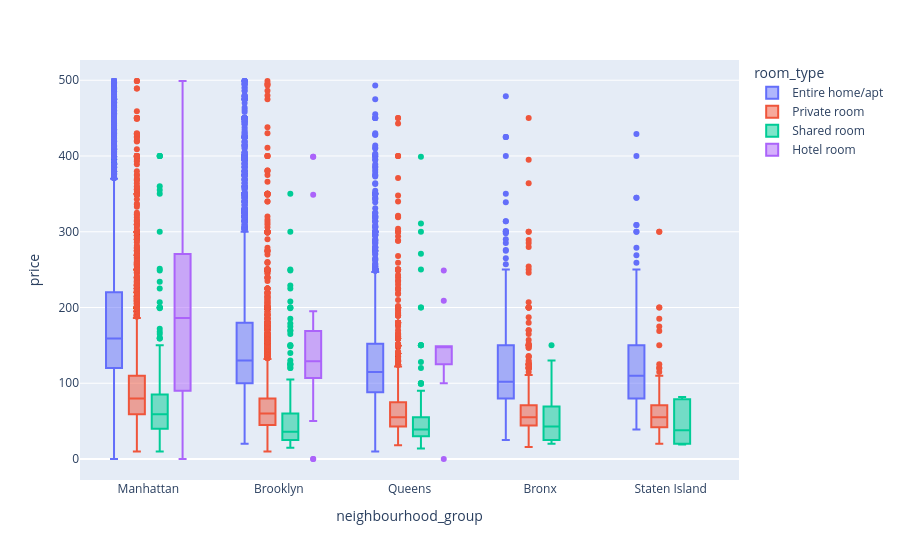

Notebook code cell kept with this figure:
### Code cell
import plotly.express as px
px.box(df[df["price"] < 500], x="neighbourhood_group", y="price", color="room_type")

### Figure 1 — Plotly figure (JSON) as saved in the notebook; plotly's stock layout.template omitted (floating-point values rounded to 4 significant figures; data arrays with more than 128 entries replaced by an {"elided": "..."} marker saying what was removed)
{"data": [{"alignmentgroup": "True", "hovertemplate": "room_type=Entire home/apt<br>neighbourhood_group=%{x}<br>price=%{y}<extra></extra>", "legendgroup": "Entire home/apt", "marker": {"color": "#636efa"}, "name": "Entire home/apt", "notched": false, "offsetgroup": "Entire home/apt", "orientation": "v", "showlegend": true, "type": "box", "x": {"elided": "23083 str values"}, "x0": " ", "xaxis": "x", "y": {"elided": "23083 int values"}, "y0": " ", "yaxis": "y"}, {"alignmentgroup": "True", "hovertemplate": "room_type=Private room<br>neighbourhood_group=%{x}<br>price=%{y}<extra></extra>", "legendgroup": "Private room", "marker": {"color": "#EF553B"}, "name": "Private room", "notched": false, "offsetgroup": "Private room", "orientation": "v", "showlegend": true, "type": "box", "x": {"elided": "20950 str values"}, "x0": " ", "xaxis": "x", "y": {"elided": "20950 int values"}, "y0": " ", "yaxis": "y"}, {"alignmentgroup": "True", "hovertemplate": "room_type=Shared room<br>neighbourhood_group=%{x}<br>price=%{y}<extra></extra>", "legendgroup": "Shared room", "marker": {"color": "#00cc96"}, "name": "Shared room", "notched": false, "offsetgroup": "Shared room", "orientation": "v", "showlegend": true, "type": "box", "x": {"elided": "972 str values"}, "x0": " ", "xaxis": "x", "y": {"elided": "972 int values"}, "y0": " ", "yaxis": "y"}, {"alignmentgroup": "True", "hovertemplate": "room_type=Hotel room<br>neighbourhood_group=%{x}<br>price=%{y}<extra></extra>", "legendgroup": "Hotel room", "marker": {"color": "#ab63fa"}, "name": "Hotel room", "notched": false, "offsetgroup": "Hotel room", "orientation": "v", "showlegend": true, "type": "box", "x": {"elided": "352 str values"}, "x0": " ", "xaxis": "x", "y": {"elided": "352 int values"}, "y0": " ", "yaxis": "y"}], "layout": {"boxmode": "group", "legend": {"title": {"text": "room_type"}, "tracegroupgap": 0}, "margin": {"t": 60}, "xaxis": {"anchor": "y", "domain": [0, 1], "title": {"text": "neighbourhood_group"}}, "yaxis": {"anchor": "x", "domain": [0, 1], "title": {"text": "price"}}}}
